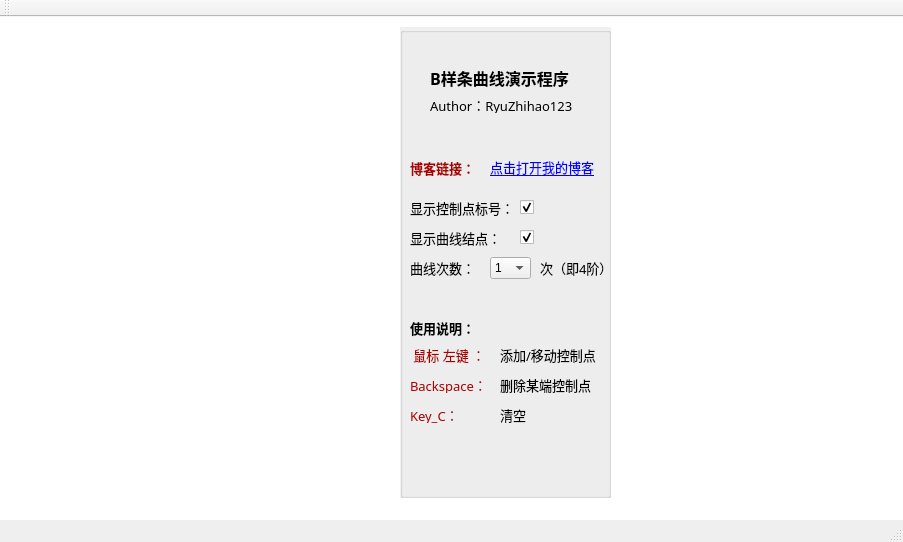
<?xml version="1.0" encoding="UTF-8"?>
<ui version="4.0">
 <class>MainWindow</class>
 <widget class="QMainWindow" name="MainWindow">
  <property name="geometry">
   <rect>
    <x>0</x>
    <y>0</y>
    <width>903</width>
    <height>542</height>
   </rect>
  </property>
  <property name="windowTitle">
   <string>MainWindow</string>
  </property>
  <property name="styleSheet">
   <string notr="true"/>
  </property>
  <widget class="QWidget" name="centralWidget">
   <property name="styleSheet">
    <string notr="true">QWidget#centralWidget{
background-color: rgb(255, 255, 255);}

QGroupBox{
background-color: rgb(240,240,240);
}</string>
   </property>
   <widget class="QGroupBox" name="groupBox">
    <property name="geometry">
     <rect>
      <x>400</x>
      <y>10</y>
      <width>211</width>
      <height>471</height>
     </rect>
    </property>
    <property name="title">
     <string/>
    </property>
    <widget class="QLabel" name="label_6">
     <property name="geometry">
      <rect>
       <x>30</x>
       <y>40</y>
       <width>141</width>
       <height>21</height>
      </rect>
     </property>
     <property name="font">
      <font>
       <family>微软雅黑</family>
       <pointsize>12</pointsize>
       <weight>75</weight>
       <bold>true</bold>
      </font>
     </property>
     <property name="text">
      <string>B样条曲线演示程序</string>
     </property>
    </widget>
    <widget class="QLabel" name="label_7">
     <property name="geometry">
      <rect>
       <x>30</x>
       <y>70</y>
       <width>151</width>
       <height>16</height>
      </rect>
     </property>
     <property name="font">
      <font>
       <family>微软雅黑</family>
       <pointsize>10</pointsize>
      </font>
     </property>
     <property name="text">
      <string>Author：RyuZhihao123</string>
     </property>
    </widget>
    <widget class="QLabel" name="label_9">
     <property name="geometry">
      <rect>
       <x>10</x>
       <y>130</y>
       <width>61</width>
       <height>21</height>
      </rect>
     </property>
     <property name="palette">
      <palette>
       <active>
        <colorrole role="WindowText">
         <brush brushstyle="SolidPattern">
          <color alpha="255">
           <red>170</red>
           <green>0</green>
           <blue>0</blue>
          </color>
         </brush>
        </colorrole>
       </active>
       <inactive>
        <colorrole role="WindowText">
         <brush brushstyle="SolidPattern">
          <color alpha="255">
           <red>170</red>
           <green>0</green>
           <blue>0</blue>
          </color>
         </brush>
        </colorrole>
       </inactive>
       <disabled>
        <colorrole role="WindowText">
         <brush brushstyle="SolidPattern">
          <color alpha="255">
           <red>120</red>
           <green>120</green>
           <blue>120</blue>
          </color>
         </brush>
        </colorrole>
       </disabled>
      </palette>
     </property>
     <property name="font">
      <font>
       <family>微软雅黑</family>
       <pointsize>10</pointsize>
       <weight>75</weight>
       <bold>true</bold>
      </font>
     </property>
     <property name="text">
      <string>博客链接：</string>
     </property>
    </widget>
    <widget class="QLabel" name="lblLink">
     <property name="geometry">
      <rect>
       <x>90</x>
       <y>130</y>
       <width>111</width>
       <height>21</height>
      </rect>
     </property>
     <property name="font">
      <font>
       <family>微软雅黑</family>
       <pointsize>10</pointsize>
      </font>
     </property>
     <property name="text">
      <string>&lt;html&gt;&lt;head/&gt;&lt;body&gt;&lt;p&gt;&lt;a href=&quot;http://blog.csdn.net/mahabharata_&quot;&gt;&lt;span style=&quot; text-decoration: underline; color:#0000ff;&quot;&gt;点击打开我的博客&lt;/span&gt;&lt;/a&gt;&lt;/p&gt;&lt;/body&gt;&lt;/html&gt;</string>
     </property>
    </widget>
    <widget class="QLabel" name="label_11">
     <property name="geometry">
      <rect>
       <x>10</x>
       <y>170</y>
       <width>101</width>
       <height>21</height>
      </rect>
     </property>
     <property name="font">
      <font>
       <family>微软雅黑</family>
       <pointsize>10</pointsize>
      </font>
     </property>
     <property name="text">
      <string>显示控制点标号：</string>
     </property>
    </widget>
    <widget class="QLabel" name="label_12">
     <property name="geometry">
      <rect>
       <x>10</x>
       <y>200</y>
       <width>101</width>
       <height>21</height>
      </rect>
     </property>
     <property name="font">
      <font>
       <family>微软雅黑</family>
       <pointsize>10</pointsize>
      </font>
     </property>
     <property name="text">
      <string>显示曲线结点：</string>
     </property>
    </widget>
    <widget class="QCheckBox" name="checkBox">
     <property name="geometry">
      <rect>
       <x>120</x>
       <y>170</y>
       <width>16</width>
       <height>21</height>
      </rect>
     </property>
     <property name="text">
      <string/>
     </property>
     <property name="checked">
      <bool>true</bool>
     </property>
    </widget>
    <widget class="QCheckBox" name="checkBox_2">
     <property name="geometry">
      <rect>
       <x>120</x>
       <y>200</y>
       <width>16</width>
       <height>21</height>
      </rect>
     </property>
     <property name="text">
      <string/>
     </property>
     <property name="checked">
      <bool>true</bool>
     </property>
    </widget>
    <widget class="QLabel" name="label_5">
     <property name="geometry">
      <rect>
       <x>100</x>
       <y>350</y>
       <width>101</width>
       <height>16</height>
      </rect>
     </property>
     <property name="font">
      <font>
       <family>微软雅黑</family>
       <pointsize>10</pointsize>
       <weight>50</weight>
       <bold>false</bold>
      </font>
     </property>
     <property name="text">
      <string>删除某端控制点</string>
     </property>
    </widget>
    <widget class="QLabel" name="label_2">
     <property name="geometry">
      <rect>
       <x>10</x>
       <y>320</y>
       <width>71</width>
       <height>16</height>
      </rect>
     </property>
     <property name="palette">
      <palette>
       <active>
        <colorrole role="WindowText">
         <brush brushstyle="SolidPattern">
          <color alpha="255">
           <red>170</red>
           <green>0</green>
           <blue>0</blue>
          </color>
         </brush>
        </colorrole>
       </active>
       <inactive>
        <colorrole role="WindowText">
         <brush brushstyle="SolidPattern">
          <color alpha="255">
           <red>170</red>
           <green>0</green>
           <blue>0</blue>
          </color>
         </brush>
        </colorrole>
       </inactive>
       <disabled>
        <colorrole role="WindowText">
         <brush brushstyle="SolidPattern">
          <color alpha="255">
           <red>120</red>
           <green>120</green>
           <blue>120</blue>
          </color>
         </brush>
        </colorrole>
       </disabled>
      </palette>
     </property>
     <property name="font">
      <font>
       <family>微软雅黑</family>
       <pointsize>10</pointsize>
       <weight>50</weight>
       <bold>false</bold>
      </font>
     </property>
     <property name="text">
      <string> 鼠标 左键 ：</string>
     </property>
    </widget>
    <widget class="QLabel" name="label_3">
     <property name="geometry">
      <rect>
       <x>100</x>
       <y>320</y>
       <width>111</width>
       <height>16</height>
      </rect>
     </property>
     <property name="font">
      <font>
       <family>微软雅黑</family>
       <pointsize>10</pointsize>
       <weight>50</weight>
       <bold>false</bold>
      </font>
     </property>
     <property name="text">
      <string>添加/移动控制点</string>
     </property>
    </widget>
    <widget class="QLabel" name="label">
     <property name="geometry">
      <rect>
       <x>10</x>
       <y>290</y>
       <width>71</width>
       <height>21</height>
      </rect>
     </property>
     <property name="font">
      <font>
       <family>微软雅黑</family>
       <pointsize>10</pointsize>
       <weight>75</weight>
       <bold>true</bold>
      </font>
     </property>
     <property name="text">
      <string>使用说明：</string>
     </property>
    </widget>
    <widget class="QLabel" name="label_4">
     <property name="geometry">
      <rect>
       <x>10</x>
       <y>350</y>
       <width>91</width>
       <height>16</height>
      </rect>
     </property>
     <property name="palette">
      <palette>
       <active>
        <colorrole role="WindowText">
         <brush brushstyle="SolidPattern">
          <color alpha="255">
           <red>170</red>
           <green>0</green>
           <blue>0</blue>
          </color>
         </brush>
        </colorrole>
       </active>
       <inactive>
        <colorrole role="WindowText">
         <brush brushstyle="SolidPattern">
          <color alpha="255">
           <red>170</red>
           <green>0</green>
           <blue>0</blue>
          </color>
         </brush>
        </colorrole>
       </inactive>
       <disabled>
        <colorrole role="WindowText">
         <brush brushstyle="SolidPattern">
          <color alpha="255">
           <red>120</red>
           <green>120</green>
           <blue>120</blue>
          </color>
         </brush>
        </colorrole>
       </disabled>
      </palette>
     </property>
     <property name="font">
      <font>
       <family>微软雅黑</family>
       <pointsize>10</pointsize>
       <weight>50</weight>
       <bold>false</bold>
      </font>
     </property>
     <property name="text">
      <string>Backspace：</string>
     </property>
    </widget>
    <widget class="QLabel" name="label_13">
     <property name="geometry">
      <rect>
       <x>10</x>
       <y>230</y>
       <width>71</width>
       <height>21</height>
      </rect>
     </property>
     <property name="font">
      <font>
       <family>微软雅黑</family>
       <pointsize>10</pointsize>
      </font>
     </property>
     <property name="text">
      <string>曲线次数：</string>
     </property>
    </widget>
    <widget class="QComboBox" name="comboBox">
     <property name="geometry">
      <rect>
       <x>90</x>
       <y>230</y>
       <width>41</width>
       <height>22</height>
      </rect>
     </property>
     <property name="styleSheet">
      <string notr="true"/>
     </property>
     <property name="currentText">
      <string>3</string>
     </property>
     <item>
      <property name="text">
       <string>1</string>
      </property>
     </item>
     <item>
      <property name="text">
       <string>2</string>
      </property>
     </item>
     <item>
      <property name="text">
       <string>3</string>
      </property>
     </item>
    </widget>
    <widget class="QLabel" name="lblInfo">
     <property name="geometry">
      <rect>
       <x>140</x>
       <y>230</y>
       <width>71</width>
       <height>21</height>
      </rect>
     </property>
     <property name="font">
      <font>
       <family>微软雅黑</family>
       <pointsize>10</pointsize>
      </font>
     </property>
     <property name="text">
      <string>次（即4阶）</string>
     </property>
    </widget>
    <widget class="QLabel" name="label_8">
     <property name="geometry">
      <rect>
       <x>10</x>
       <y>380</y>
       <width>91</width>
       <height>16</height>
      </rect>
     </property>
     <property name="palette">
      <palette>
       <active>
        <colorrole role="WindowText">
         <brush brushstyle="SolidPattern">
          <color alpha="255">
           <red>170</red>
           <green>0</green>
           <blue>0</blue>
          </color>
         </brush>
        </colorrole>
       </active>
       <inactive>
        <colorrole role="WindowText">
         <brush brushstyle="SolidPattern">
          <color alpha="255">
           <red>170</red>
           <green>0</green>
           <blue>0</blue>
          </color>
         </brush>
        </colorrole>
       </inactive>
       <disabled>
        <colorrole role="WindowText">
         <brush brushstyle="SolidPattern">
          <color alpha="255">
           <red>120</red>
           <green>120</green>
           <blue>120</blue>
          </color>
         </brush>
        </colorrole>
       </disabled>
      </palette>
     </property>
     <property name="font">
      <font>
       <family>微软雅黑</family>
       <pointsize>10</pointsize>
       <weight>50</weight>
       <bold>false</bold>
      </font>
     </property>
     <property name="text">
      <string>Key_C：</string>
     </property>
    </widget>
    <widget class="QLabel" name="label_10">
     <property name="geometry">
      <rect>
       <x>100</x>
       <y>380</y>
       <width>101</width>
       <height>16</height>
      </rect>
     </property>
     <property name="font">
      <font>
       <family>微软雅黑</family>
       <pointsize>10</pointsize>
       <weight>50</weight>
       <bold>false</bold>
      </font>
     </property>
     <property name="text">
      <string>清空</string>
     </property>
    </widget>
   </widget>
  </widget>
  <widget class="QMenuBar" name="menuBar">
   <property name="geometry">
    <rect>
     <x>0</x>
     <y>0</y>
     <width>903</width>
     <height>23</height>
    </rect>
   </property>
  </widget>
  <widget class="QToolBar" name="mainToolBar">
   <attribute name="toolBarArea">
    <enum>TopToolBarArea</enum>
   </attribute>
   <attribute name="toolBarBreak">
    <bool>false</bool>
   </attribute>
  </widget>
  <widget class="QStatusBar" name="statusBar"/>
 </widget>
 <layoutdefault spacing="6" margin="11"/>
 <resources/>
 <connections/>
</ui>
